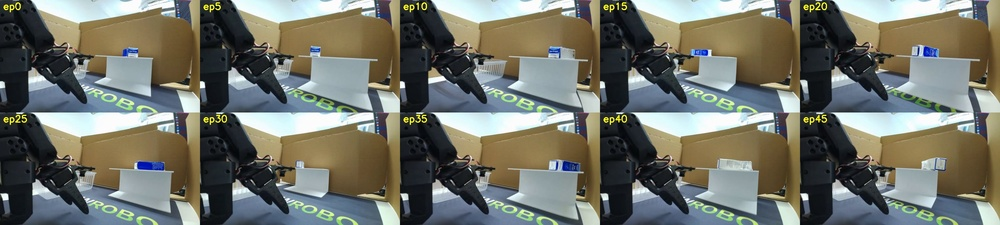
#> input picture so-labbench/armnetbench/frames/eye_drops_front_first_frames_10eps.jpg, 1000 x 225 px, shrunk from 2560 x 576 before the run
$ python -i success_vs_start_position.py   (imports and definitions only)
#> lines starting #> are read from the running program, lines starting #| are printed output that depends on the picture; after the words box and inside, x2 and y2 are one past the last pixel; in counts of white or black regions, pixels touching at a corner belong together
#> further down, picture is the input picture: shape (225, 1000, 3); mean B, G, R 106.1, 115.2, 113.1
# Does the published success depend on where the object started?
#
#   python success_vs_start_position.py            # act and smolvla on eye_drops_to_basket
#
# A policy that learned to manipulate should find the object wherever it is, within the
# range it was taught. A policy that learned to replay a stereotyped trajectory succeeds
# when the object happens to be where the average demonstration put it, and fails as it
# moves away. The benchmark publishes both halves of that test and nobody has run it: the
# teleoperated demonstrations that define "where the object usually is", and thirty labelled
# rollouts per policy whose first frame shows where it actually was.
#
# So: detect the eye-drops carton in the first frame of every rollout, from the same top
# camera at the same resolution as the demonstrations, and ask whether the successes sit
# closer to the demonstrations' centre than the failures do.
#
# This is an analysis of someone else's published data, not of our rig. No robot, no GPU,
# and it needs four video files rather than the benchmark's full 60 GB.
#
# What it cannot say: a position effect does not prove a policy is replaying, and its
# absence does not prove it is not. Thirty rollouts is thirty rollouts. It is one piece of
# evidence about how much of the reported success is manipulation and how much is the
# object being in the usual place.
import csv
import sys
from pathlib import Path

import numpy as np
import pandas as pd

HERE = Path(__file__).parent
DATASET = "armnet/armnetbench_v01_lerobot_so101"
TASK = "Put the eye drops into the basket"
CAMERA = "videos/observation.images.top"
POLICIES = ("act", "smolvla")
OUT = HERE / "success_vs_start_position.csv"

# The carton is a saturated blue against a navy mat and brown cardboard. Same thresholds as
# the start-position derivation, so the two sets of coordinates mean the same thing.
BLUE_LO, BLUE_HI = (95, 120, 120), (130, 255, 255)
MIN_AREA = 120


def detect_box(frame):
    import cv2
    hsv = cv2.cvtColor(frame, cv2.COLOR_BGR2HSV)
#> hsv: shape (225, 1000, 3); mean H, S, V 70.8, 74.9, 126.1
    mask = cv2.inRange(hsv, BLUE_LO, BLUE_HI)
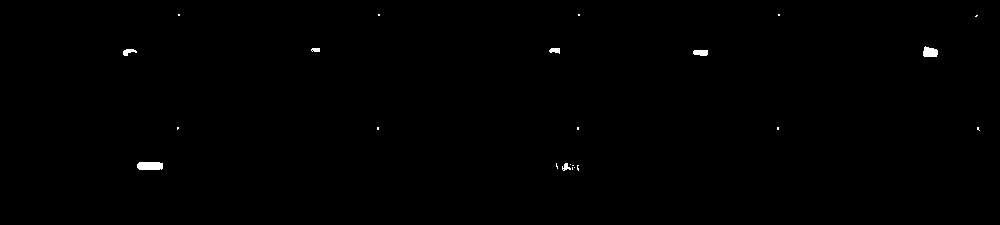
#> mask: shape (225, 1000); 0.29% white; 23 white regions (16 under 20 px), largest, box (x1, y1, x2, y2) and area: (137, 162, 163, 170) 197, (923, 46, 938, 57) 130, (693, 50, 708, 56) 80
    mask = cv2.morphologyEx(mask, cv2.MORPH_OPEN, np.ones((5, 5), np.uint8))
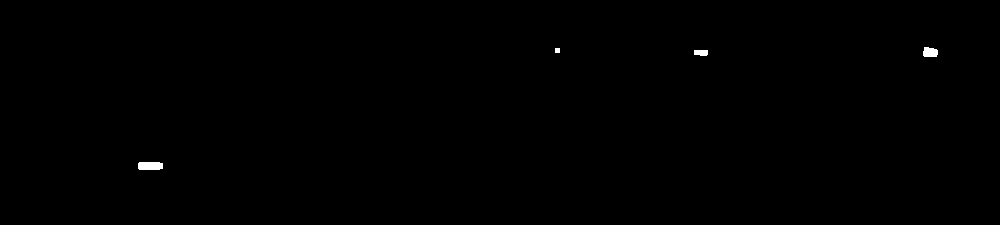
#> mask: shape (225, 1000); 0.19% white; 4 white regions
    contours, _ = cv2.findContours(mask, cv2.RETR_EXTERNAL, cv2.CHAIN_APPROX_SIMPLE)
#> contours = 4 contours, 1 with area under 20; largest, box (x1, y1, x2, y2) and area: (138, 162, 163, 170) 162, (923, 47, 938, 57) 108, (694, 50, 708, 56) 59
    contours = [c for c in contours if cv2.contourArea(c) >= MIN_AREA]
#> contours = 1 contour; box (x1, y1, x2, y2) and area: (138, 162, 163, 170) 162
    if not contours:
        return None
    (cx, cy), (w, h), _ = cv2.minAreaRect(max(contours, key=cv2.contourArea))
#> cx = 150; cy = 165.5; w = 7; h = 24
    return float(cx), float(cy), float(max(w, h) * min(w, h))


# [74 lines left out: function main, not called in this run]


# [2 lines not run here, left out]

>>> import cv2
>>> picture = cv2.imread('frames/eye_drops_front_first_frames_10eps.jpg')
>>> result = detect_box(picture)
#> result = (150, 165.5, 168)
